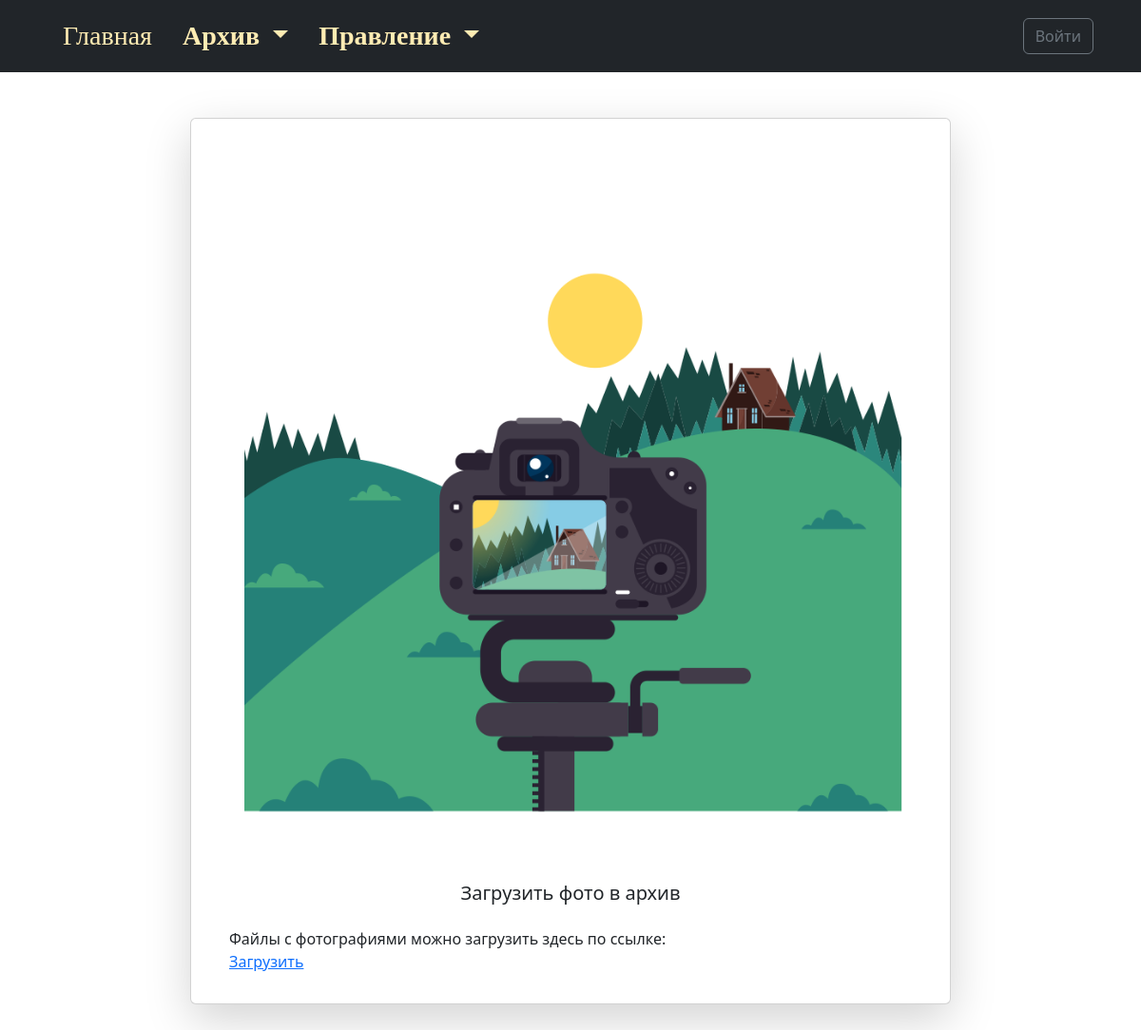
Before: /news/post/3 with the older database file.
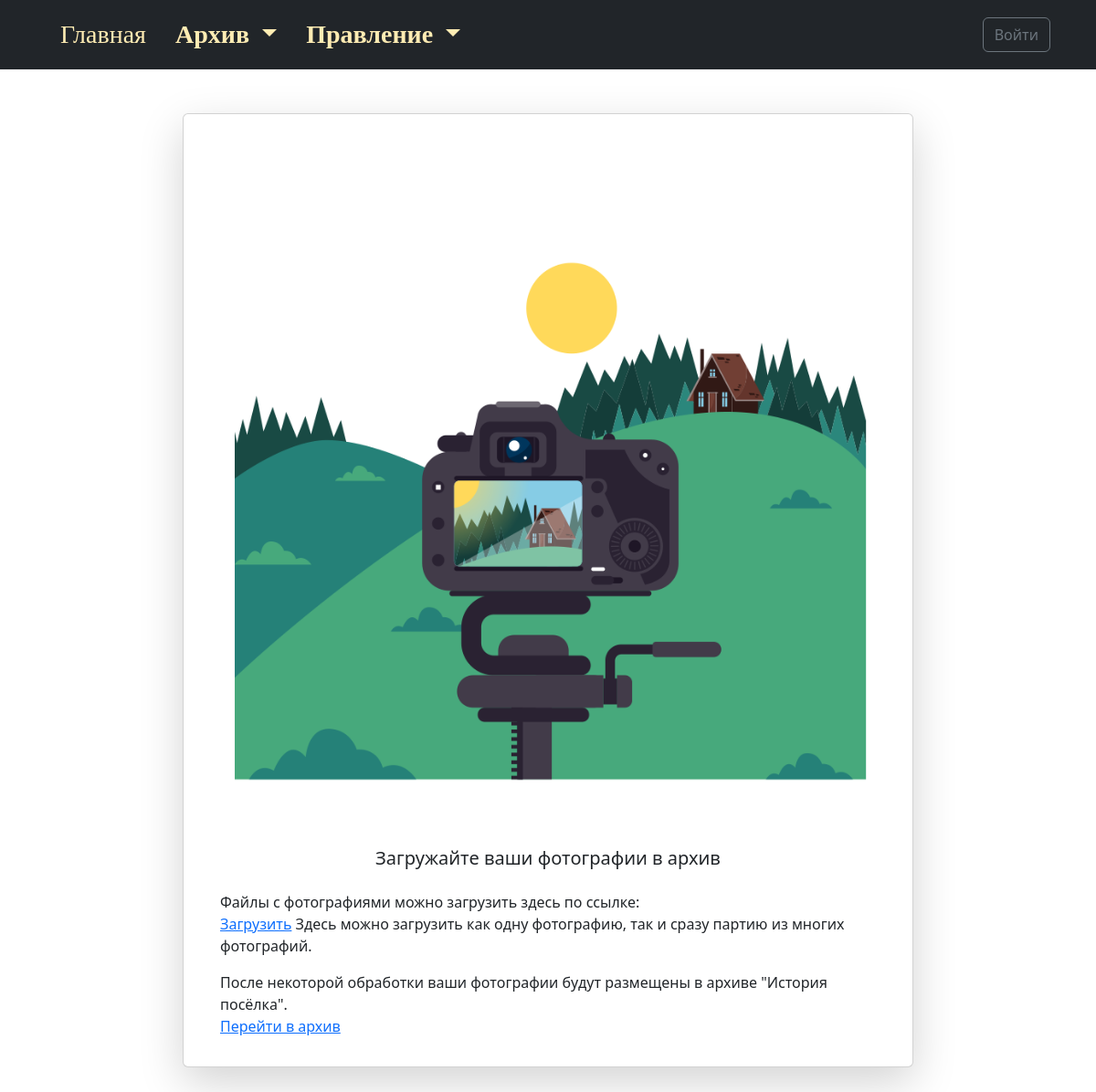
After: the same page with the newer database file.
### app_news/models.py (models this page shows, shortened)
class Post(models.Model):
    ACTUAL = 'ACT'
    ARCHIVE = 'ARC'
    STATUS = (
        (ACTUAL, 'Актуально'),
        (ARCHIVE, 'Архив'),
    )
    dateCreation = models.DateTimeField(
        auto_now_add=True, verbose_name='Дата создания')
    title = models.CharField(max_length=128, verbose_name='Заголовок поста')
    overview = models.TextField(null=True, blank=True, verbose_name='Обзор')
    text = models.TextField(null=True, blank=True, verbose_name='Текст поста')
    order = models.DecimalField(max_digits=2, decimal_places=0, default=0, verbose_name='Порядковый №')
    status = models.CharField(max_length=3, choices=STATUS, default=ACTUAL, verbose_name='Статус')
    picture = models.ImageField(
        upload_to="pictures/%Y/%m/%d/", verbose_name='Изображение')
    class Meta:
        verbose_name = 'Пост'
        verbose_name_plural = 'Посты'
        ordering = ['order']

### app_news/views.py (the view)
# urls.py: path('post/<int:pk>', post, name='post'),
def post(request, pk):
    post = Post.objects.get(id=pk)
    title = post.title
    context = {
        'post': post,
        'title': title,
    }
    return render(request, "app_news/post.html", context)

### app_news/templates/app_news/post.html (shortened to what this page needs)
{% extends 'app_core/base.html' %} {% block content %}
<section class="py-5">
  <div class="container">
    <div class="row">
      <center>
        <div class="card shadow-lg mb-3" style="max-width: 800px">
          <div class="row g-0">
            <div class="h-25 p-4">
              <img
                src="{{ post.picture.url }}"
                class="img-fluid rounded-start"
                alt="post photo"
              />
            </div>
            <div class="card-body">
              <h5 class="card-title pb-3">{{ post.title }}</h5>
              <div class="card-text text-start px-4" align="justify">
                {% autoescape off %} {{ post.text|linebreaks }}
                {%endautoescape%}
              </div>
            </div>
          </div>
        </div>
      </center>
    </div>
  </div>
</section>
{% endblock content %}

Changed rows visible on the page:
changed Post: title "Загрузить фото в архив" → "Загружайте ваши фотографии в архив"; text "Файлы с фотографиями можно загрузить здесь по ссылке: Загрузить" → "…здесь по ссылке: Загрузить Здесь можно загрузить как одну фотографию, так и сразу партию из многих фотографий. После некоторой обработки ваши фотографии будут размещены в архиве \"История посёлка\". Перейти в архив"
